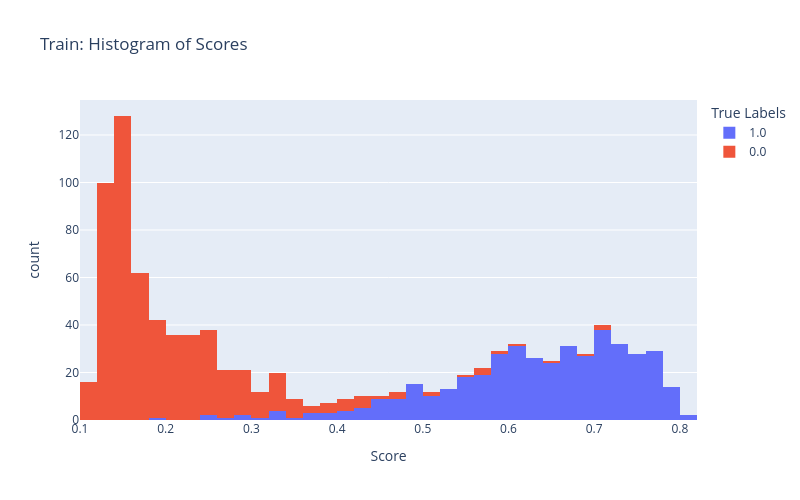
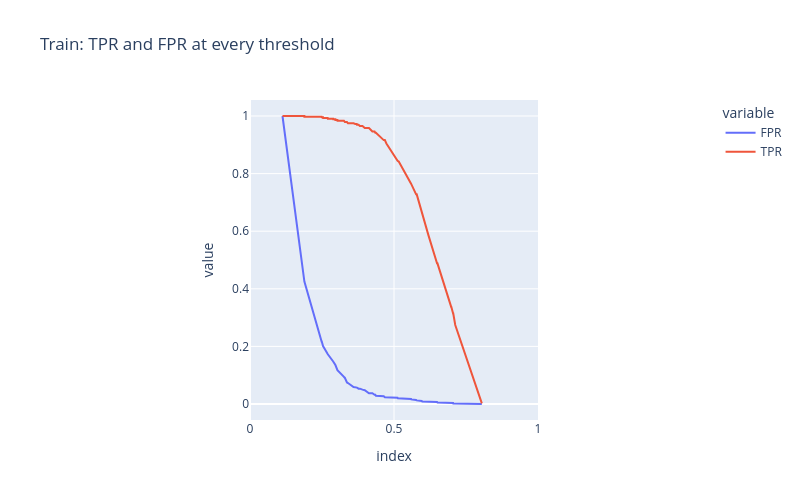
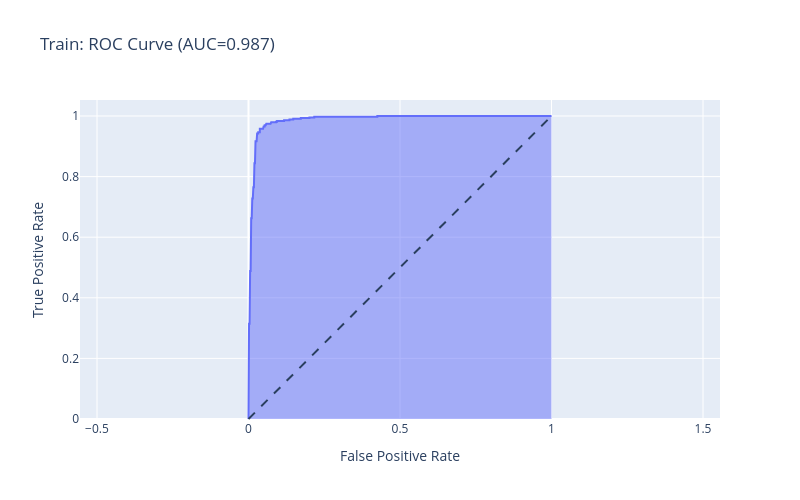
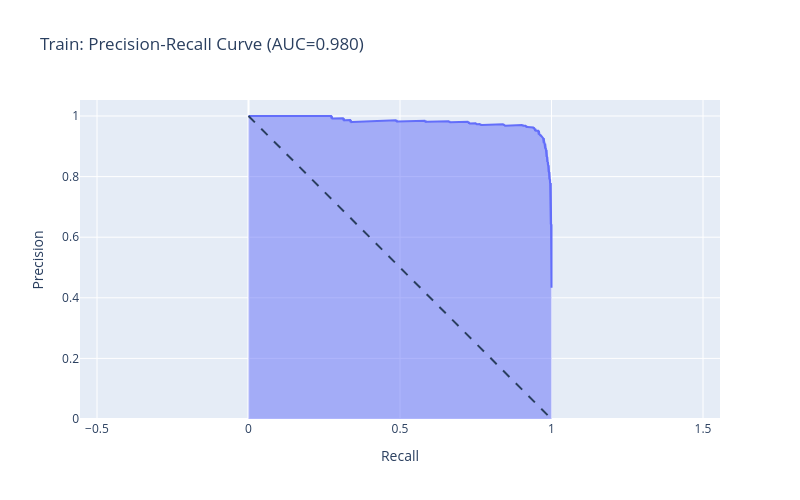

Notebook code for these charts, in order:
### Code cell
for y_true, y_score, name in [(train_y_true, train_y_score, 'Train'),
                               (val_y_true, val_y_score, 'Validation')]:
    plot_preliminary_plots(y_true, y_score, name)
    plot_roc_curve(y_true, y_score, name)
    plot_pr_curve(y_true, y_score, name)

### Figure 1 — Plotly figure (JSON) as saved in the notebook; plotly's stock layout.template omitted (floating-point values rounded to 4 significant figures; data arrays with more than 128 entries replaced by an {"elided": "..."} marker saying what was removed)
{"data": [{"bingroup": "x", "hovertemplate": "True Labels=1.0<br>Score=%{x}<br>count=%{y}<extra></extra>", "legendgroup": "1.0", "marker": {"color": "#636efa", "pattern": {"shape": ""}}, "name": "1.0", "nbinsx": 50, "orientation": "v", "showlegend": true, "type": "histogram", "x": {"elided": "430 float values"}, "xaxis": "x", "yaxis": "y"}, {"bingroup": "x", "hovertemplate": "True Labels=0.0<br>Score=%{x}<br>count=%{y}<extra></extra>", "legendgroup": "0.0", "marker": {"color": "#EF553B", "pattern": {"shape": ""}}, "name": "0.0", "nbinsx": 50, "orientation": "v", "showlegend": true, "type": "histogram", "x": {"elided": "562 float values"}, "xaxis": "x", "yaxis": "y"}], "layout": {"barmode": "relative", "height": 500, "legend": {"title": {"text": "True Labels"}, "tracegroupgap": 0}, "title": {"text": "Train: Histogram of Scores"}, "width": 800, "xaxis": {"anchor": "y", "domain": [0, 1], "title": {"text": "Score"}}, "yaxis": {"anchor": "x", "domain": [0, 1], "title": {"text": "count"}}}}

### Figure 2 — Plotly figure (JSON) as saved in the notebook; plotly's stock layout.template omitted (floating-point values rounded to 4 significant figures)
{"data": [{"hovertemplate": "variable=FPR<br>index=%{x}<br>value=%{y}<extra></extra>", "legendgroup": "FPR", "line": {"color": "#636efa", "dash": "solid"}, "marker": {"symbol": "circle"}, "mode": "lines", "name": "FPR", "orientation": "v", "showlegend": true, "type": "scatter", "x": [Infinity, 0.805, 0.7129, 0.7127, 0.7058, 0.7053, 0.6992, 0.6986, 0.6509, 0.6494, 0.6202, 0.6198, 0.5981, 0.5962, 0.5795, 0.5789, 0.5789, 0.5768, 0.5667, 0.5661, 0.5601, 0.5593, 0.5165, 0.5148, 0.5134, 0.5123, 0.4736, 0.4734, 0.4682, 0.4643, 0.4437, 0.4406, 0.4372, 0.4351, 0.4325, 0.4249, 0.4131, 0.3986, 0.3949, 0.3939, 0.3906, 0.3816, 0.3769, 0.3714, 0.3708, 0.3654, 0.3595, 0.3402, 0.3374, 0.337, 0.3367, 0.3294, 0.3287, 0.3262, 0.3261, 0.3038, 0.3036, 0.2966, 0.2965, 0.2891, 0.2888, 0.2702, 0.2698, 0.2539, 0.2536, 0.2492, 0.2486, 0.1889, 0.1888, 0.1128], "xaxis": "x", "y": [0.0, 0.0, 0.0, 0.001779, 0.001779, 0.003559, 0.003559, 0.005338, 0.005338, 0.007117, 0.007117, 0.008897, 0.008897, 0.01068, 0.01068, 0.01246, 0.01246, 0.01423, 0.01423, 0.01601, 0.01601, 0.01779, 0.01779, 0.01957, 0.01957, 0.02135, 0.02135, 0.02313, 0.02313, 0.02669, 0.02669, 0.02847, 0.02847, 0.03203, 0.03203, 0.03737, 0.03737, 0.04804, 0.04804, 0.04982, 0.04982, 0.05338, 0.05338, 0.05694, 0.05694, 0.05872, 0.05872, 0.07295, 0.07295, 0.07473, 0.07473, 0.09075, 0.09075, 0.09431, 0.09431, 0.1174, 0.1174, 0.1352, 0.1352, 0.1477, 0.1477, 0.1726, 0.1726, 0.2011, 0.2011, 0.2171, 0.2171, 0.4253, 0.4253, 1.0], "yaxis": "y"}, {"hovertemplate": "variable=TPR<br>index=%{x}<br>value=%{y}<extra></extra>", "legendgroup": "TPR", "line": {"color": "#EF553B", "dash": "solid"}, "marker": {"symbol": "circle"}, "mode": "lines", "name": "TPR", "orientation": "v", "showlegend": true, "type": "scatter", "x": [Infinity, 0.805, 0.7129, 0.7127, 0.7058, 0.7053, 0.6992, 0.6986, 0.6509, 0.6494, 0.6202, 0.6198, 0.5981, 0.5962, 0.5795, 0.5789, 0.5789, 0.5768, 0.5667, 0.5661, 0.5601, 0.5593, 0.5165, 0.5148, 0.5134, 0.5123, 0.4736, 0.4734, 0.4682, 0.4643, 0.4437, 0.4406, 0.4372, 0.4351, 0.4325, 0.4249, 0.4131, 0.3986, 0.3949, 0.3939, 0.3906, 0.3816, 0.3769, 0.3714, 0.3708, 0.3654, 0.3595, 0.3402, 0.3374, 0.337, 0.3367, 0.3294, 0.3287, 0.3262, 0.3261, 0.3038, 0.3036, 0.2966, 0.2965, 0.2891, 0.2888, 0.2702, 0.2698, 0.2539, 0.2536, 0.2492, 0.2486, 0.1889, 0.1888, 0.1128], "xaxis": "x", "y": [0.0, 0.002326, 0.2744, 0.2744, 0.314, 0.314, 0.3372, 0.3372, 0.4884, 0.4884, 0.5837, 0.5837, 0.6628, 0.6628, 0.7256, 0.7256, 0.7279, 0.7279, 0.7512, 0.7512, 0.7651, 0.7651, 0.8419, 0.8419, 0.8442, 0.8442, 0.9047, 0.9047, 0.9163, 0.9163, 0.9372, 0.9372, 0.9419, 0.9419, 0.9465, 0.9465, 0.9581, 0.9581, 0.9628, 0.9628, 0.9651, 0.9651, 0.9698, 0.9698, 0.9721, 0.9721, 0.9744, 0.9744, 0.9767, 0.9767, 0.9791, 0.9791, 0.9814, 0.9814, 0.9837, 0.9837, 0.986, 0.986, 0.9884, 0.9884, 0.9907, 0.9907, 0.993, 0.993, 0.9953, 0.9953, 0.9977, 0.9977, 1.0, 1.0], "yaxis": "y"}], "layout": {"height": 500, "legend": {"title": {"text": "variable"}, "tracegroupgap": 0}, "title": {"text": "Train: TPR and FPR at every threshold"}, "width": 800, "xaxis": {"anchor": "y", "constrain": "domain", "domain": [0, 1], "range": [0, 1], "title": {"text": "index"}}, "yaxis": {"anchor": "x", "domain": [0, 1], "scaleanchor": "x", "scaleratio": 1, "title": {"text": "value"}}}}

### Figure 3 — Plotly figure (JSON) as saved in the notebook; plotly's stock layout.template omitted (floating-point values rounded to 4 significant figures)
{"data": [{"fillpattern": {"shape": ""}, "hovertemplate": "False Positive Rate=%{x}<br>True Positive Rate=%{y}<extra></extra>", "legendgroup": "", "line": {"color": "#636efa"}, "marker": {"symbol": "circle"}, "mode": "lines", "name": "", "orientation": "v", "showlegend": false, "stackgroup": "1", "type": "scatter", "x": [0.0, 0.0, 0.0, 0.001779, 0.001779, 0.003559, 0.003559, 0.005338, 0.005338, 0.007117, 0.007117, 0.008897, 0.008897, 0.01068, 0.01068, 0.01246, 0.01246, 0.01423, 0.01423, 0.01601, 0.01601, 0.01779, 0.01779, 0.01957, 0.01957, 0.02135, 0.02135, 0.02313, 0.02313, 0.02669, 0.02669, 0.02847, 0.02847, 0.03203, 0.03203, 0.03737, 0.03737, 0.04804, 0.04804, 0.04982, 0.04982, 0.05338, 0.05338, 0.05694, 0.05694, 0.05872, 0.05872, 0.07295, 0.07295, 0.07473, 0.07473, 0.09075, 0.09075, 0.09431, 0.09431, 0.1174, 0.1174, 0.1352, 0.1352, 0.1477, 0.1477, 0.1726, 0.1726, 0.2011, 0.2011, 0.2171, 0.2171, 0.4253, 0.4253, 1.0], "xaxis": "x", "y": [0.0, 0.002326, 0.2744, 0.2744, 0.314, 0.314, 0.3372, 0.3372, 0.4884, 0.4884, 0.5837, 0.5837, 0.6628, 0.6628, 0.7256, 0.7256, 0.7279, 0.7279, 0.7512, 0.7512, 0.7651, 0.7651, 0.8419, 0.8419, 0.8442, 0.8442, 0.9047, 0.9047, 0.9163, 0.9163, 0.9372, 0.9372, 0.9419, 0.9419, 0.9465, 0.9465, 0.9581, 0.9581, 0.9628, 0.9628, 0.9651, 0.9651, 0.9698, 0.9698, 0.9721, 0.9721, 0.9744, 0.9744, 0.9767, 0.9767, 0.9791, 0.9791, 0.9814, 0.9814, 0.9837, 0.9837, 0.986, 0.986, 0.9884, 0.9884, 0.9907, 0.9907, 0.993, 0.993, 0.9953, 0.9953, 0.9977, 0.9977, 1.0, 1.0], "yaxis": "y"}], "layout": {"height": 500, "legend": {"tracegroupgap": 0}, "shapes": [{"line": {"dash": "dash"}, "type": "line", "x0": 0, "x1": 1, "y0": 0, "y1": 1}], "title": {"text": "Train: ROC Curve (AUC=0.987)"}, "width": 800, "xaxis": {"anchor": "y", "domain": [0, 1], "title": {"text": "False Positive Rate"}}, "yaxis": {"anchor": "x", "domain": [0, 1], "scaleanchor": "x", "scaleratio": 1, "title": {"text": "True Positive Rate"}}}}

### Figure 4 — Plotly figure (JSON) as saved in the notebook; plotly's stock layout.template omitted (floating-point values rounded to 4 significant figures; data arrays with more than 128 entries replaced by an {"elided": "..."} marker saying what was removed)
{"data": [{"fillpattern": {"shape": ""}, "hovertemplate": "Recall=%{x}<br>Precision=%{y}<extra></extra>", "legendgroup": "", "line": {"color": "#636efa"}, "marker": {"symbol": "circle"}, "mode": "lines", "name": "", "orientation": "v", "showlegend": false, "stackgroup": "1", "type": "scatter", "x": {"elided": "993 float values"}, "xaxis": "x", "y": {"elided": "993 float values"}, "yaxis": "y"}], "layout": {"height": 500, "legend": {"tracegroupgap": 0}, "shapes": [{"line": {"dash": "dash"}, "type": "line", "x0": 0, "x1": 1, "y0": 1, "y1": 0}], "title": {"text": "Train: Precision-Recall Curve (AUC=0.980)"}, "width": 800, "xaxis": {"anchor": "y", "domain": [0, 1], "title": {"text": "Recall"}}, "yaxis": {"anchor": "x", "domain": [0, 1], "scaleanchor": "x", "scaleratio": 1, "title": {"text": "Precision"}}}}
